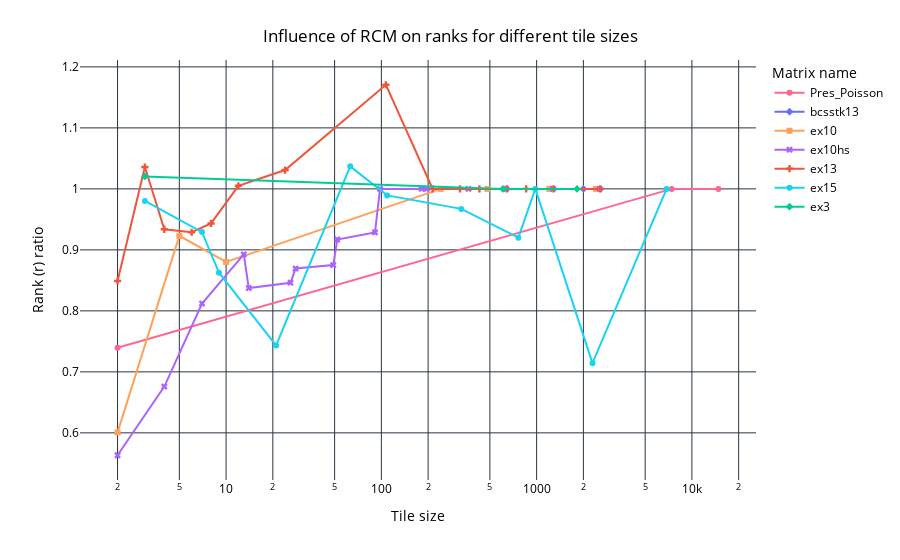

The notebook cell this image was saved under:
### Code cell
line_plot_tile_size_rank_percentage_per_matrix(rcm_old_df[rcm_old_df["rcm"] == True], "rcm", matrix_color_map=matrix_color_map)

### Figure 1 — Plotly figure (JSON) as saved in the notebook; plotly's stock layout.template omitted (floating-point values rounded to 4 significant figures)
{"data": [{"hovertemplate": "Matrix name=Pres_Poisson<br>Tile size=%{x}<br>Rank (r) ratio=%{y}<extra></extra>", "legendgroup": "Pres_Poisson", "line": {"color": "#FF6692", "dash": "solid"}, "marker": {"symbol": "circle"}, "mode": "lines+markers", "name": "Pres_Poisson", "orientation": "v", "showlegend": true, "x": [2.0, 7411.0, 14820.0], "xaxis": "x", "y": [0.7395, 1.0, 1.0], "yaxis": "y", "type": "scatter"}, {"hovertemplate": "Matrix name=bcsstk13<br>Tile size=%{x}<br>Rank (r) ratio=%{y}<extra></extra>", "legendgroup": "bcsstk13", "line": {"color": "#636EFA", "dash": "solid"}, "marker": {"symbol": "diamond"}, "mode": "lines+markers", "name": "bcsstk13", "orientation": "v", "showlegend": true, "x": [2003.0], "xaxis": "x", "y": [1.0], "yaxis": "y", "type": "scatter"}, {"hovertemplate": "Matrix name=ex10<br>Tile size=%{x}<br>Rank (r) ratio=%{y}<extra></extra>", "legendgroup": "ex10", "line": {"color": "#FFA15A", "dash": "solid"}, "marker": {"symbol": "square"}, "mode": "lines+markers", "name": "ex10", "orientation": "v", "showlegend": true, "x": [2.0, 5.0, 10.0, 241.0, 482.0, 1205.0, 2410.0], "xaxis": "x", "y": [0.6008, 0.923, 0.8801, 1.0, 1.0, 1.0, 1.0], "yaxis": "y", "type": "scatter"}, {"hovertemplate": "Matrix name=ex10hs<br>Tile size=%{x}<br>Rank (r) ratio=%{y}<extra></extra>", "legendgroup": "ex10hs", "line": {"color": "#AB63FA", "dash": "solid"}, "marker": {"symbol": "x"}, "mode": "lines+markers", "name": "ex10hs", "orientation": "v", "showlegend": true, "x": [2.0, 4.0, 7.0, 13.0, 14.0, 26.0, 28.0, 49.0, 52.0, 91.0, 98.0, 182.0, 196.0, 364.0, 637.0, 1274.0, 2548.0], "xaxis": "x", "y": [0.5633, 0.6759, 0.812, 0.8926, 0.8374, 0.8462, 0.8694, 0.875, 0.917, 0.9286, 1.0, 1.0, 1.0, 1.0, 1.0, 1.0, 1.0], "yaxis": "y", "type": "scatter"}, {"hovertemplate": "Matrix name=ex13<br>Tile size=%{x}<br>Rank (r) ratio=%{y}<extra></extra>", "legendgroup": "ex13", "line": {"color": "#EF553B", "dash": "solid"}, "marker": {"symbol": "cross"}, "mode": "lines+markers", "name": "ex13", "orientation": "v", "showlegend": true, "x": [2.0, 3.0, 4.0, 6.0, 8.0, 12.0, 24.0, 107.0, 214.0, 321.0, 428.0, 642.0, 856.0, 1284.0, 2568.0], "xaxis": "x", "y": [0.8491, 1.036, 0.9337, 0.9289, 0.9434, 1.005, 1.031, 1.171, 1.0, 1.0, 1.0, 1.0, 1.0, 1.0, 1.0], "yaxis": "y", "type": "scatter"}, {"hovertemplate": "Matrix name=ex15<br>Tile size=%{x}<br>Rank (r) ratio=%{y}<extra></extra>", "legendgroup": "ex15", "line": {"color": "#19D3F3", "dash": "solid"}, "marker": {"symbol": "circle"}, "mode": "lines+markers", "name": "ex15", "orientation": "v", "showlegend": true, "x": [3.0, 7.0, 9.0, 21.0, 63.0, 109.0, 327.0, 763.0, 981.0, 2289.0, 6867.0], "xaxis": "x", "y": [0.9802, 0.9291, 0.8627, 0.7433, 1.037, 0.9893, 0.9672, 0.92, 1.0, 0.7143, 1.0], "yaxis": "y", "type": "scatter"}, {"hovertemplate": "Matrix name=ex3<br>Tile size=%{x}<br>Rank (r) ratio=%{y}<extra></extra>", "legendgroup": "ex3", "line": {"color": "#00CC96", "dash": "solid"}, "marker": {"symbol": "diamond"}, "mode": "lines+markers", "name": "ex3", "orientation": "v", "showlegend": true, "x": [3.0, 607.0, 1821.0], "xaxis": "x", "y": [1.02, 1.0, 1.0], "yaxis": "y", "type": "scatter"}], "layout": {"xaxis": {"anchor": "y", "domain": [0.0, 1.0], "title": {"text": "Tile size"}, "type": "log"}, "yaxis": {"anchor": "x", "domain": [0.0, 1.0], "title": {"text": "Rank (r) ratio"}}, "legend": {"title": {"text": "Matrix name"}, "tracegroupgap": 0}, "margin": {"t": 60}, "title": {"text": "Influence of RCM on ranks for different tile sizes", "x": 0.5, "xanchor": "center", "yanchor": "top"}, "font": {"color": "black"}, "plot_bgcolor": "white", "paper_bgcolor": "white"}}
